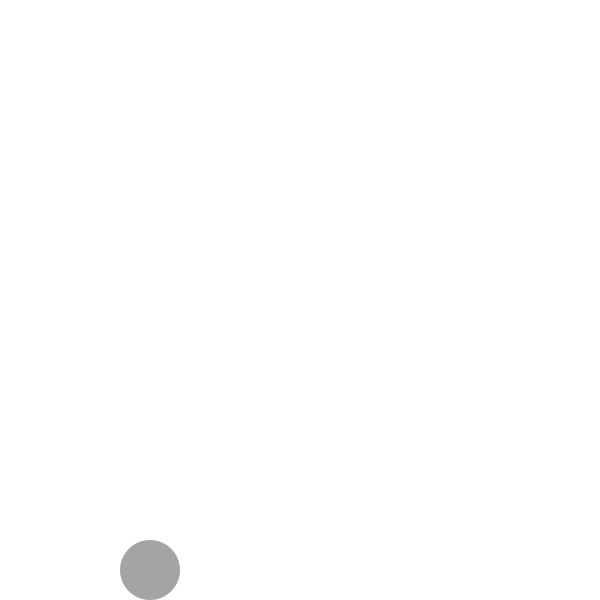
Frame 1 (no input)
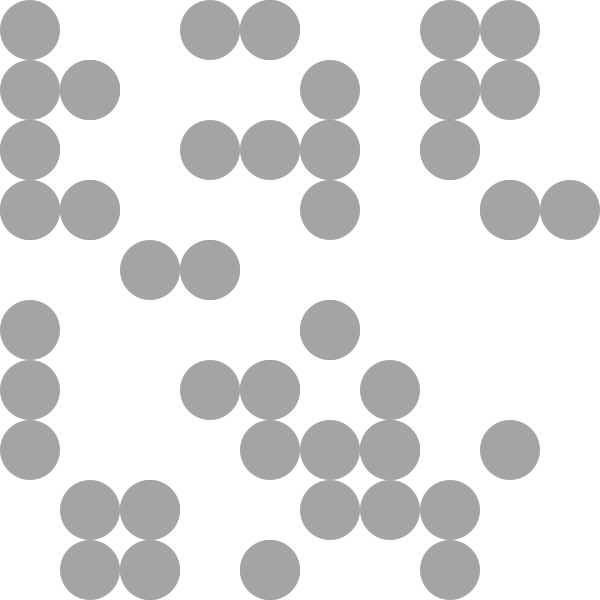
Frame 60 (the mouse pressed at the canvas centre just before this capture)
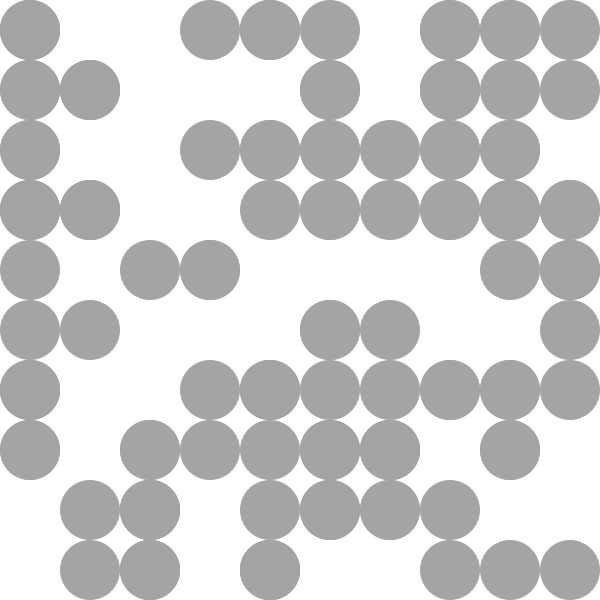
Frame 120 (the mouse held since frame 60 and released just before this capture)

The Processing sketch that drew these frames (run headless with seeded random() and noise(); from frame 60 on, the mouse is pressed at the canvas centre):

// Processing sketch: processing_163448
// ── processing_163448.pde

float diam;
float x;
float y;
float value = random(255);



void setup() {
size(600,600);
background(255);
smooth();


}

void draw() {
diam = 60;
x = random(10);
y = random(10);
x = int(x) * diam;
y = int(y) * diam;


noStroke();
fill(value);
ellipseMode(CORNER);
ellipse(x,y,diam,diam);
}



void mouseMoved() {
  value = value + 5;
  if (value > 255) {
    value = 0;
  }

}
